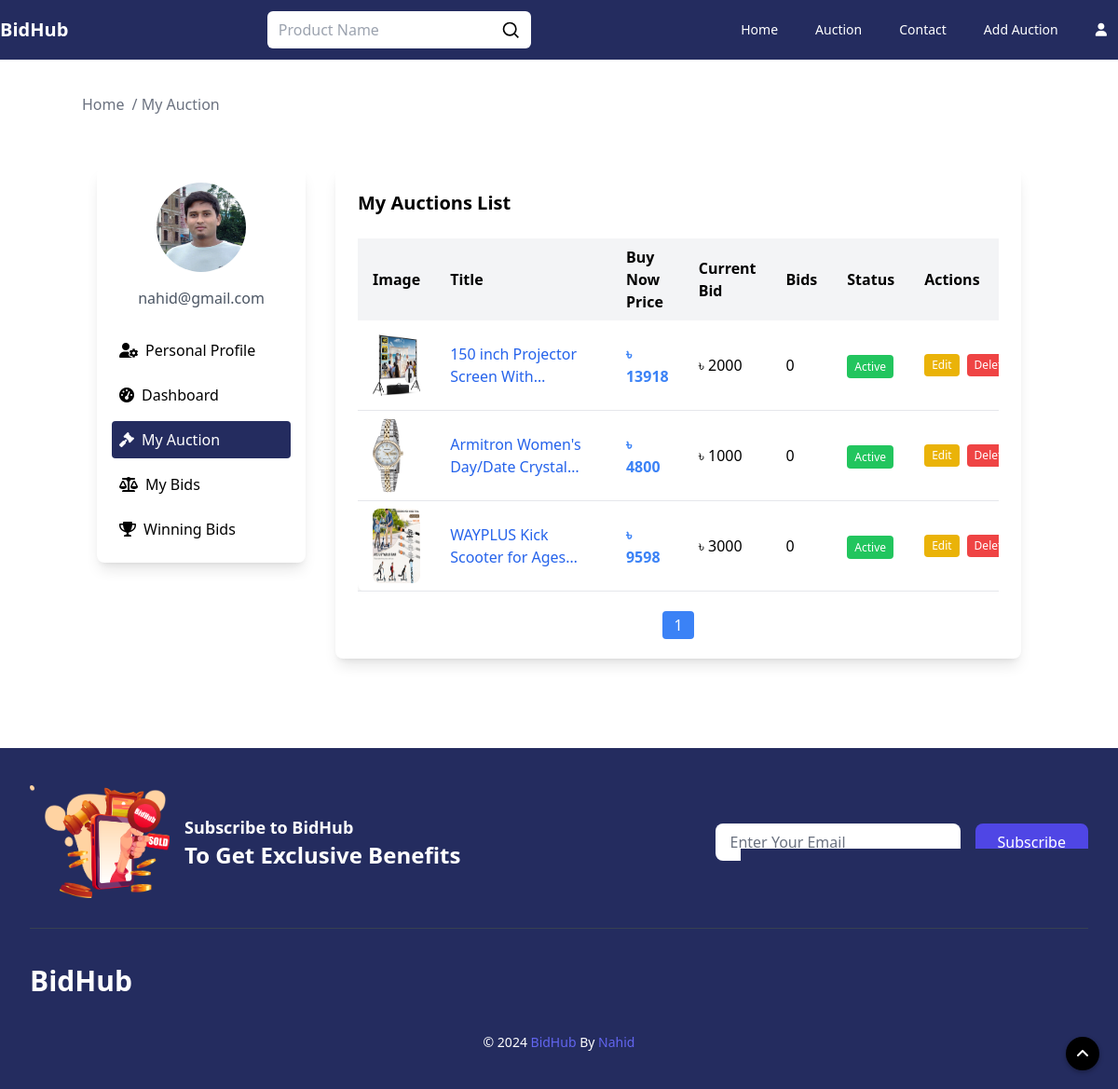
The app's page /user/auction (signed in) with its own data.
### auctions/models.py (models this page shows, shortened)
class User(AbstractUser):
    profile_picture = models.ImageField(upload_to='profile_pictures', null=True, blank=True)
    email = models.EmailField(_('email address'), unique=True)
    objects = CustomUserManager()
    USERNAME_FIELD = 'username'
    EMAIL_FIELD = 'email'
    REQUIRED_FIELDS = ['email']

class AuctionList(models.Model):
    user = models.ForeignKey(User, on_delete=models.CASCADE, null=True)
    title = models.CharField(max_length=2000)
    desc = tinymce_models.HTMLField()
    starting_bid = models.IntegerField()
    buy_now_price = models.IntegerField(default=0)
    bid_watch_list = models.IntegerField(default=0)
    expire_date = models.DateTimeField(blank=False, null=True)
    categories = models.ManyToManyField('Category', through='AuctionCategory')
    active_bool = models.BooleanField(default=True)
    def get_highest_bid(self):
        highest_bid = self.bids.order_by('-bid').first()
        return highest_bid.bid if highest_bid else self.starting_bid

### auctions/views.py (the view)
# urls.py: path('user/auction', views.myauction, name="myAuction"),
@login_required(login_url='login')
def myauction(request):
    auctions = AuctionList.objects.filter(user=request.user)
    auction_list = []
    for auction in auctions:
        first_image = AuctionImage.objects.filter(auction=auction).first()
        first_image_url = request.build_absolute_uri(first_image.image_url.url) if first_image else None
        auction_list.append({
            'id': auction.id,
            'title': auction.title,
            'starting_bid': auction.starting_bid,
            'highest_bid': auction.get_highest_bid(),
            'buy_now_price': auction.buy_now_price,
            'bid_watch_list': auction.bid_watch_list,
            'expire_date': auction.expire_date,
            'image_url': first_image_url,
            'active_status': auction.active_bool
        })
    user = request.user
    profile_picture_url = None
    if user.profile_picture:
        profile_picture_url = request.build_absolute_uri(user.profile_picture.url)
    paginator = Paginator(auction_list, 10)
    page_number = request.GET.get("page")
    page_obj = paginator.get_page(page_number)
    total_auctions = paginator.count
    return render(request, "myauction.html", {
        'email': user.email,
        'name': f"{user.first_name} {user.last_name}",
        'profile_picture': profile_picture_url,
        'auctions': page_obj,
        'total_auctions': total_auctions
    })

### auctions/templates/myauction.html (shortened to what this page needs)
{% extends "layout.html" %}
{% load static %}
{% block body %}
    <div class="max-w-[1280px] w-full m-auto">
        <div class="pt-[100px]">
            <div class="container mx-auto">
                <ul class="flex space-x-2 text-gray-500">
                    <li><a href="/" class="hover:text-blue-500">Home</a></li>
                    <li><span> / My Auction</span></li>
                </ul>
            </div>
        </div>
        <section class="my-10">
            <div class="container mx-auto">
                <div class="flex flex-wrap justify-center">
                    <div class="w-full sm:w0/3 lg:w-1/4 p-4">
                        <div class="bg-white shadow-lg rounded-lg p-4 sticky top-20">
                            <div class="flex flex-col items-center">
                                <div class="relative w-24 h-24 rounded-full overflow-hidden">
                                    <img class="object-cover w-full h-full"
                                         src="
                                                 {% if profile_picture %}{{ profile_picture }}{% else %}{% static 'auctions/images/user-3296.png' %}{% endif %}"
                                         alt="{{ username }}"
                                    />
                                </div>
                                <span class="text-gray-600">{{ user.email }}</span>
                            </div>
                            <ul class="mt-6 space-y-2">
                                <li>
                                    <a href="{% url 'userProfile' %}"
                                       class="flex items-center p-2 text-black hover:bg-[#242c5f] hover:text-white rounded w-full">
                                        <i class="fas fa-user-cog mr-2"></i> Personal Profile
                                    </a>
                                </li>
                                <li>
                                    <a href="{% url 'userDashboard' %}"
                                       class="flex items-center p-2 text-black hover:bg-[#242c5f] hover:text-white rounded w-full">
                                        <i class="fas fa-tachometer-alt mr-2"></i> Dashboard
                                    </a>
                                </li>
                                <li class="bg-[#242c5f] p-2 rounded w-full">
                                    <a href="/user/auction"
                                       class="flex items-center text-white">
                                        <i class="fas fa-gavel mr-2"></i> My Auction
                                    </a>
                                </li>
                                <li>
                                    <a href="{% url 'userBids' %}"
                                       class="flex items-center p-2 text-black hover:bg-[#242c5f] hover:text-white rounded w-full">
                                        <i class="fas fa-balance-scale mr-2"></i> My Bids
                                    </a>
                                </li>
                                <li>
                                    <a href="{% url 'userWinBids' %}"
                                       class="flex items-center p-2 text-black hover:bg-[#242c5f] hover:text-white rounded w-full">
                                        <i class="fas fa-trophy mr-2"></i> Winning Bids
                                    </a>
                                </li>
                            </ul>
                        </div>
                    </div>
                    <div class="w-full sm:w-2/3 lg:w-3/4 p-4">
                        <div class="bg-white shadow-lg rounded-lg p-6 mb-10">
                            <h5 class="text-xl font-semibold mb-6">My Auctions List</h5>
                            {% if total_auctions > 0 %}
                                <div class="overflow-x-auto">
                                    <table class="min-w-full bg-white shadow-lg rounded-lg">
                                        <thead class="bg-gray-100">
                                        <tr>
                                            <th class="px-4 py-2 text-left">Image</th>
                                            <th class="px-4 py-2 text-left">Title</th>
                                            <th class="px-4 py-2 text-left">Buy Now Price</th>
                                            <th class="px-4 py-2 text-left">Current Bid</th>
                                            <th class="px-4 py-2 text-left">Bids</th>
                                            <th class="px-4 py-2 text-left">Status</th>
                                            <th class="px-4 py-2 text-left">Actions</th>
                                        </tr>
                                        </thead>
                                        <tbody>
                                        {% for auction_p_list in auctions %}
                                            <tr class="border-b">
                                                <td class="px-4 py-2">
                                                    {% if auction_p_list.active_status %}
                                                        <a href="{% url 'auctionDetails' auction_p_list.id %}">
                                                            <img src="{{ auction_p_list.image_url }}"
                                                                 alt="{{ auction_p_list.title }}"
                                                                 class="h-20 w-auto rounded-lg hover:scale-110 transition">
                                                        </a>
                                                    {% else %}
                                                        <span class="block cursor-not-allowed opacity-50">
                                                            <img src="{{ auction_p_list.image_url }}" alt="{{ auction_p_list.title }}"
                                                                 class="h-20 w-auto rounded-lg">
                                                        </span>
                                                    {% endif %}
                                                </td>
                                                <td class="px-4 py-2 w-[100px]">
                                                    {% if auction_p_list.active_status %}
                                                        <a href="{% url 'auctionDetails' auction_p_list.id %}"
                                                           class="text-blue-600 hover:underline line-clamp-2">{{ auction_p_list.title }}</a>
                                                    {% else %}
                                                        <span class="text-gray-500 cursor-not-allowed line-clamp-2">{{ auction_p_list.title }}</span>
                                                    {% endif %}
                                                </td>
                                                <td class="px-4 py-2 text-blue-500 font-semibold">
                                                    ৳ {{ auction_p_list.buy_now_price }}</td>
                                                <td class="px-4 py-2">
                                                    ৳ {{ auction_p_list.highest_bid|default:auction_p_list.starting_bid }}</td>
                                                <td class="px-4 py-2">{{ present_bid|default:"0" }}</td>
                                                <td class="px-4 py-2">
                                                    {% if auction_p_list.active_status %}
                                                        <span class="bg-green-500 text-white text-xs py-1 px-2 rounded">Active</span>
                                                    {% else %}
                                                        <span class="bg-red-500 text-white text-xs py-1 px-2 rounded">Inactive</span>
                                                    {% endif %}
                                                </td>
                                                <td class="px-4 py-2">
                                                    <div class="flex space-x-2">
                                                        {% if auction_p_list.active_status %}
                                                            <a href="{% url 'update' auction_p_list.id %}"
                                                               class="bg-yellow-500 text-white text-xs py-1 px-2 rounded hover:bg-yellow-600">Edit</a>
                                                        {% endif %}
                                                        <a href="javascript:void(0);"
                                                           class="bg-red-500 text-white text-xs py-1 px-2 rounded hover:bg-red-600"
                                                           onclick="openDeleteModal('{{ auction_p_list.id }}')">Delete</a>
                                                    </div>
                                                </td>
                                            </tr>
                                        {% endfor %}
                                        </tbody>
                                    </table>
                                </div>
                                <div class="mt-6 flex justify-center">
                                    <ul class="flex space-x-2">
                                        {% for num in auctions.paginator.page_range %}
                                            <li>
                                                <a href="?page={{ num }}"
                                                   class="{% if num == auctions.number %}bg-blue-500 text-white{% else %}bg-gray-200 text-gray-700{% endif %} px-3 py-1 rounded"
                                                >
                                                    {{ num }}
                                                </a>
                                            </li>
                                        {% endfor %}
                                    </ul>
                                </div>
                            {% else %}
                                <p>No auctions found.</p>
                            {% endif %}
                        </div>
                    </div>
                </div>
            </div>
        </section>
    </div>
{% endblock %}

### records on screen
User: email "nahid@gmail.com"
AuctionList: shows a picture, title "150 inch Projector Screen…", buy_now_price "13918", highest_bid "2000", bid_watch_list "0"
AuctionList: shows a picture, title "Armitron Women's Day/Date…", buy_now_price "4800", highest_bid "1000", bid_watch_list "0"
AuctionList: shows a picture, title "WAYPLUS Kick Scooter for…", buy_now_price "9598", highest_bid "3000", bid_watch_list "0"

### other values on screen
{{ num }} "1"
